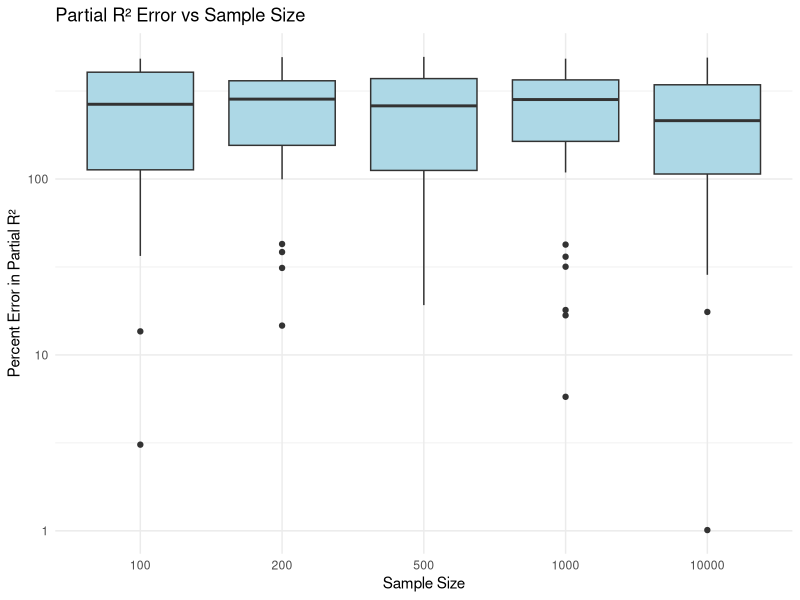
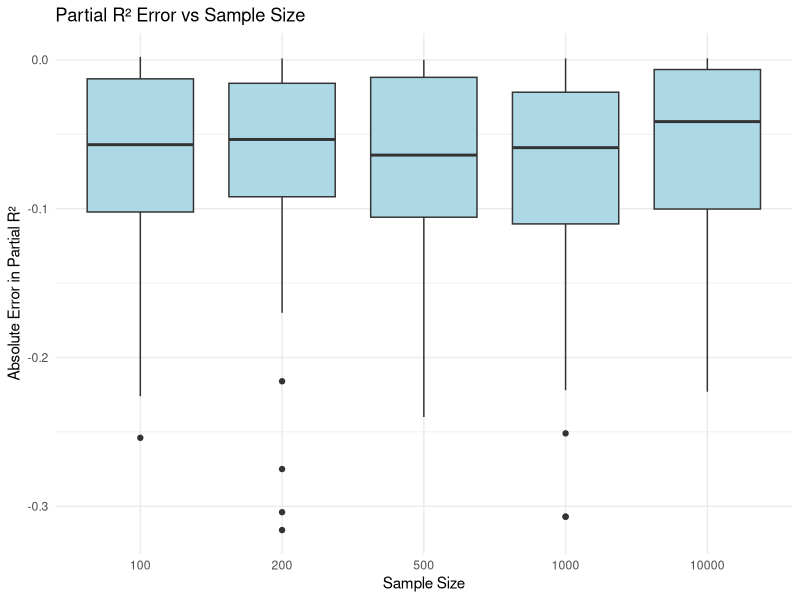

The R source for these figures, in order:
## ---- chunk 1
knitr::opts_chunk$set(echo = TRUE, message = F, warning = F)
library(MASS)
library(tibble)
library(dplyr)
library(ggplot2)
## ---- chunk 2
set.seed(42)

# Generate Toeplitz covariance matrix
toeplitz_cov <- function(p, rho) {
  matrix(rho ^ abs(row(matrix(1, p, p)) - col(matrix(1, p, p))), nrow = p)
}

# Generate data from multivariate normal with Toeplitz covariance
generate_data <- function(n, p, rho = 0.5, beta_scale = 1.0, sigma = 1.0) {
  Sigma <- toeplitz_cov(p, rho)
  X <- MASS::mvrnorm(n = n, mu = rep(0, p), Sigma = Sigma)
  if (beta_scale < 0) {#all coeffs equal
    beta <- rep(abs(beta_scale), p)
    #print(beta)
  } else {
    beta <- runif(p, -beta_scale, beta_scale)
  }
  
  noise <- rnorm(n, mean = 0, sd = sigma)
  Y <- X %*% beta + noise
  list(X = X, Y = Y, beta = beta, Sigma = Sigma, sigma = sigma)
}


# Full experiment
run_experiment <- function(sample_sizes, p = 5, rho = 0.0, beta_scale = 1.0, sigma = 0.5, fullTheory = TRUE) {
  results <- list()

  for (n in sample_sizes) {
    dat <- generate_data(n, p, rho, beta_scale, sigma)
    X <- dat$X; Y <- dat$Y; beta <- dat$beta;Xcov = dat$Sigma
    X_red <- X[, -1, drop = FALSE]
    
    #theoretical/expected R2:##########
    #1. full R2
    
    if (fullTheory){
      var_signal <- beta %*% Xcov %*% beta
      R2_full_th <- var_signal / (var_signal + sigma^2)# not a random variable !
      var_signal <- beta[-1] %*% Xcov[-1,-1] %*% beta[-1]
      R2_red_th <- var_signal / (var_signal + sigma^2)# not a random variable !
      partial_r2_th <- R2_full_th - R2_red_th #not a random variable !
    } else {
      signal <- X %*% beta
      var_signal <- var(signal)
      R2_full_th <- var_signal / var(Y) #still a random variable !
      
      signal_red <- X_red %*% beta[-1]
      R2_red_th <- var(signal_red) / var(Y) #still a random variable !
      partial_r2_th <- R2_full_th - R2_red_th #still a random variable !
    }
    
    #empirical R2:##########
    #1. full R2
    model_full <- lm(Y ~ X)
    R2_full_emp <- summary(model_full)$r.squared
    #2. partial R2
    model_red <- lm(Y ~ X_red)
    R2_red_emp <- summary(model_red)$r.squared
    partial_r2_emp <- R2_full_emp - R2_red_emp

    err_R2 <- 100 * abs(R2_full_emp - R2_full_th) / abs(R2_full_th)
    
    err_partial <- 100 * abs(partial_r2_emp - partial_r2_th) / abs(partial_r2_th)

    results[[length(results) + 1]] <- tibble(
      n = n,
      partial_R2_theoretical = round(partial_r2_th, 3),
      partial_R2_empirical = round(partial_r2_emp, 3),
      error_partial_percent = round(err_partial, 2),
      R2_full_theoretical = round(R2_full_th, 2),
      R2_full_empirical = round(R2_full_emp, 2),
      error_R2_percent = round(err_R2, 2)
    )
  }
  bind_rows(results)
}


## ---- chunk 3
R2 = list()
## ---- chunk 4
# Run experiment
sample_sizes <- c(500, 1000, 2000, 10000)
p = 5; rho = 0.0
results <- run_experiment(sample_sizes, p = p, rho = rho, beta_scale = 1.0, sigma = 0.5)
R2[[paste0("p",p,"rho",rho)]] = results
knitr::kable(results)
## ---- chunk 5
# Run experiment
sample_sizes <- c(200, 500, 1000, 2000, 10000)
p = 10; rho = 0.1
results <- run_experiment(sample_sizes, p = p, rho = rho, beta_scale = 1.0, sigma = 0.5)
R2[[paste0("p",p,"rho",rho)]] = results
knitr::kable(results)
## ---- chunk 6
# Run experiment
sample_sizes <- c(200, 500, 1000, 2000, 10000)
p = 10; rho = 0.;beta_scale = -1.0
results <- run_experiment(sample_sizes, p = p, rho = rho, beta_scale = beta_scale, sigma = 0.5)
#print(results)
R2[[paste0("p",p,"rho",rho, "beta",beta_scale)]] = results
knitr::kable(results)
## ---- chunk 7
# Run experiment
sample_sizes <- c(200, 500, 1000, 2000, 10000)
p = 10; rho = 0.25;beta_scale = -1.0
results <- run_experiment(sample_sizes, p = p, rho = rho, beta_scale = beta_scale, sigma = 0.5)
#print(results)
R2[[paste0("p",p,"rho",rho, "beta",beta_scale)]] = results
knitr::kable(results)
## ---- chunk 8
run_many_experiments <- function(sample_sizes = c(50, 100, 200, 500),
                                 reps = 100,
                                 p = 10,
                                 rho = 0.5,
                                 sigma = 0.5,
                                 beta_scale = 1
                                 ) {
  
  results <- data.frame()

  for (n in sample_sizes) {
    for (r in 1:reps) {
      exp_result <- run_experiment(n, p = p, rho = rho, sigma = sigma, beta_scale = beta_scale)
     
      #browser()
      results <- rbind(results, data.frame(
        n = n,
        rep = r,
        partial_r2_error_rel = exp_result$error_partial_percent,
        partial_r2_error_abs = exp_result$partial_R2_theoretical - exp_result$partial_R2_empirical
      ))
    }
  }
  
  return(results)
}



results <- run_many_experiments(sample_sizes = c(100, 200, 500, 1000, 10000), reps = 100)
results_all = results
## ---- chunk 9
results_filtered = subset(results_all, partial_r2_error_rel < 500)
ggplot(results_filtered, aes(x = factor(n), y = partial_r2_error_rel)) +
  geom_boxplot(fill = "lightblue") +
  labs(title = "Partial R² Error vs Sample Size",
       x = "Sample Size",
       y = "Percent Error in Partial R²") +
  theme_minimal() +
scale_y_log10()
## ---- chunk 10
#results = subset(results_all, partial_r2_error_rel < 500)
ggplot(results_all, aes(x = factor(n), y = partial_r2_error_abs)) +
  geom_boxplot(fill = "lightblue") +
  labs(title = "Partial R² Error vs Sample Size",
       x = "Sample Size",
       y = "Absolute Error in Partial R²") +
  theme_minimal()
